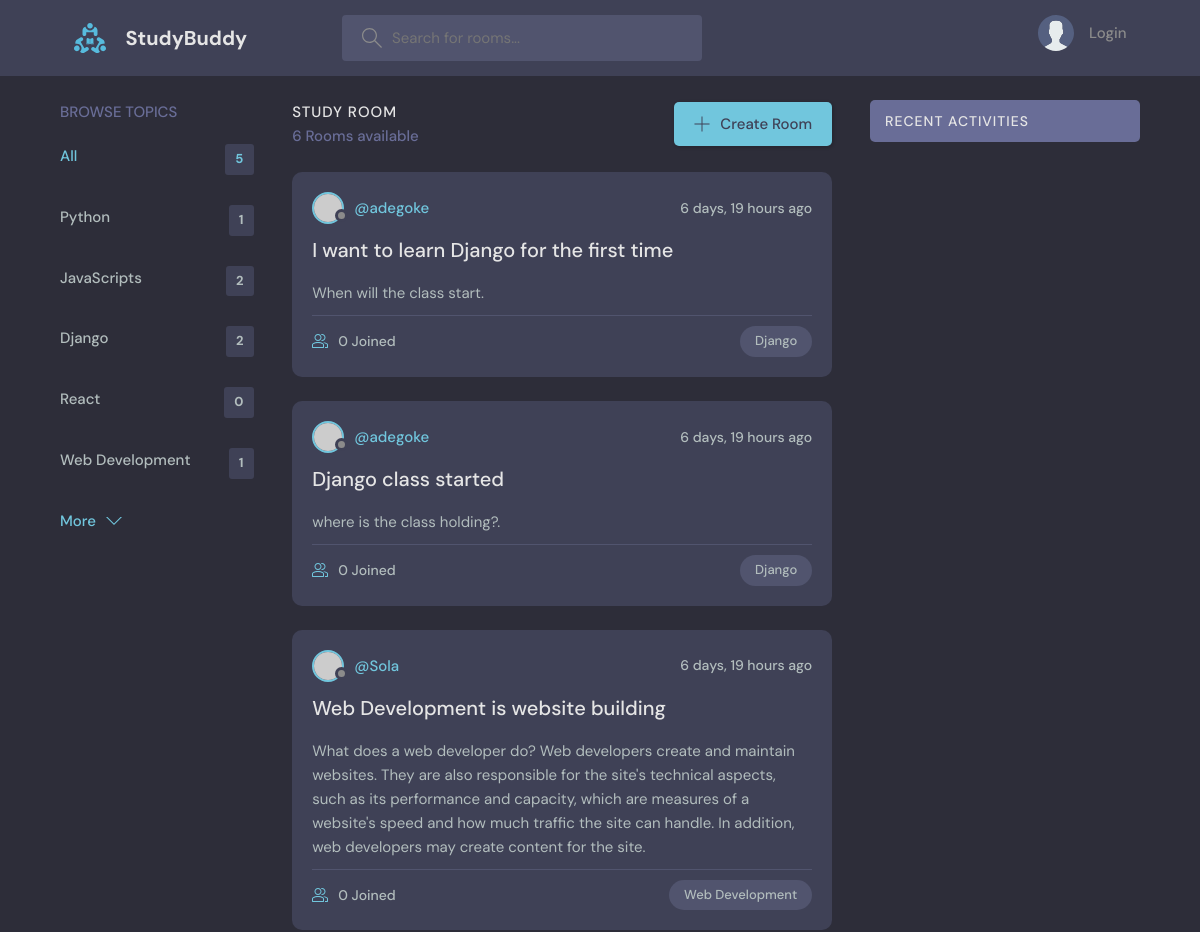
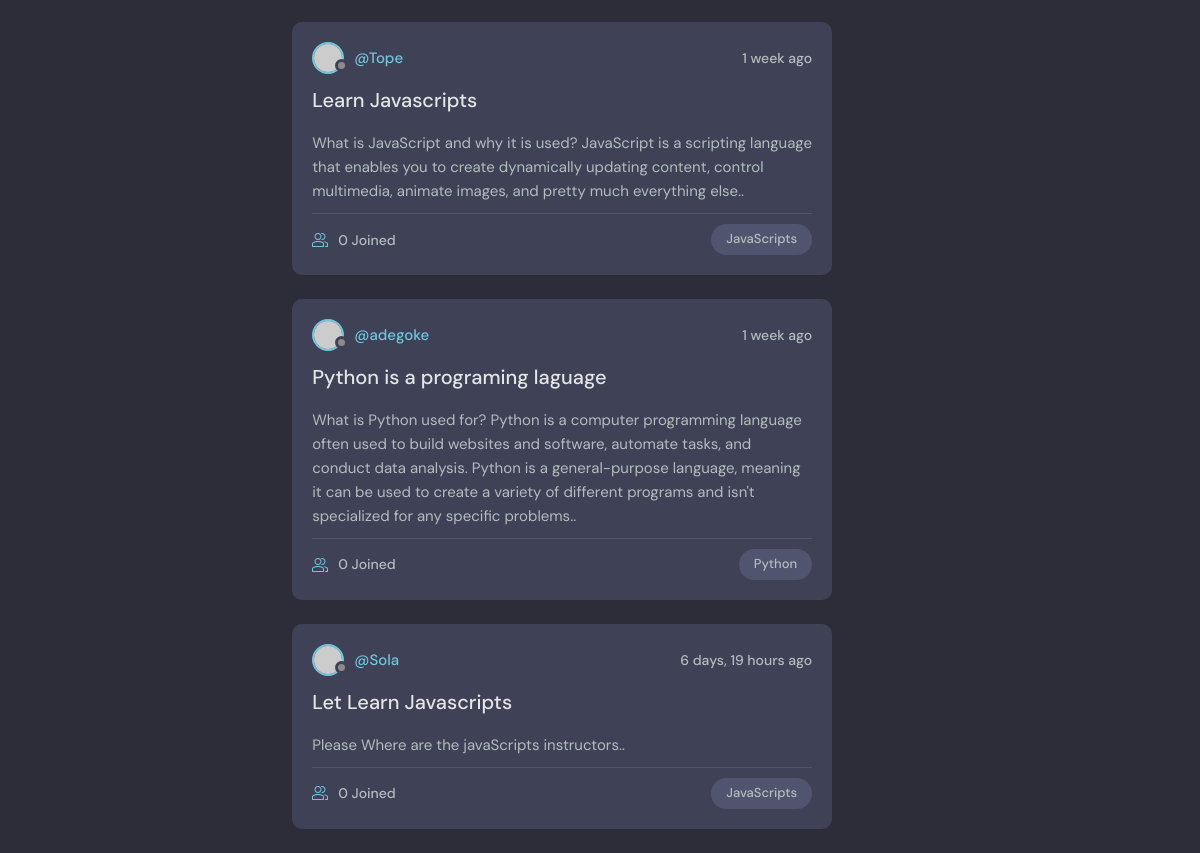
The app's page /, older data (2 pictures, top to bottom).
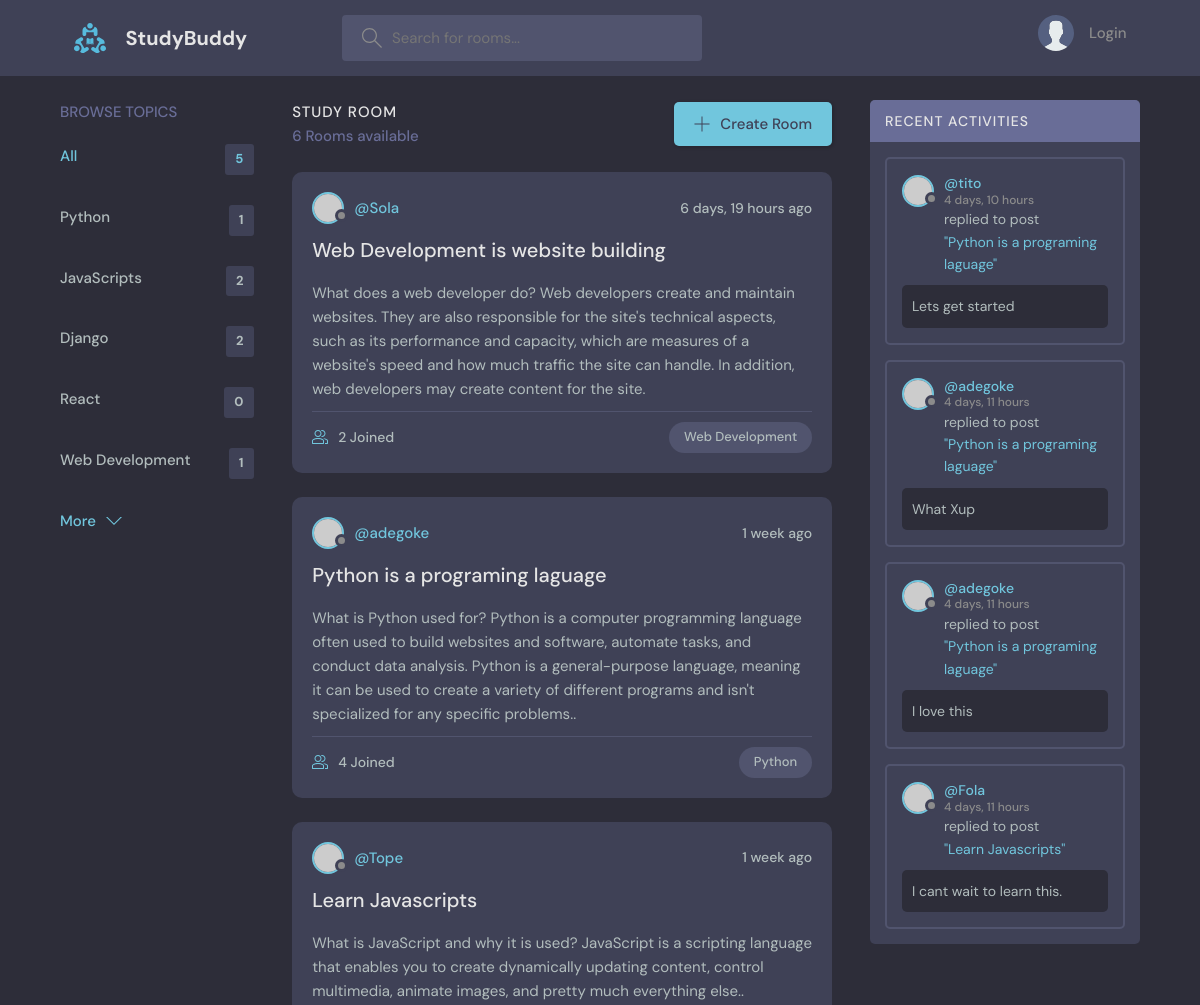
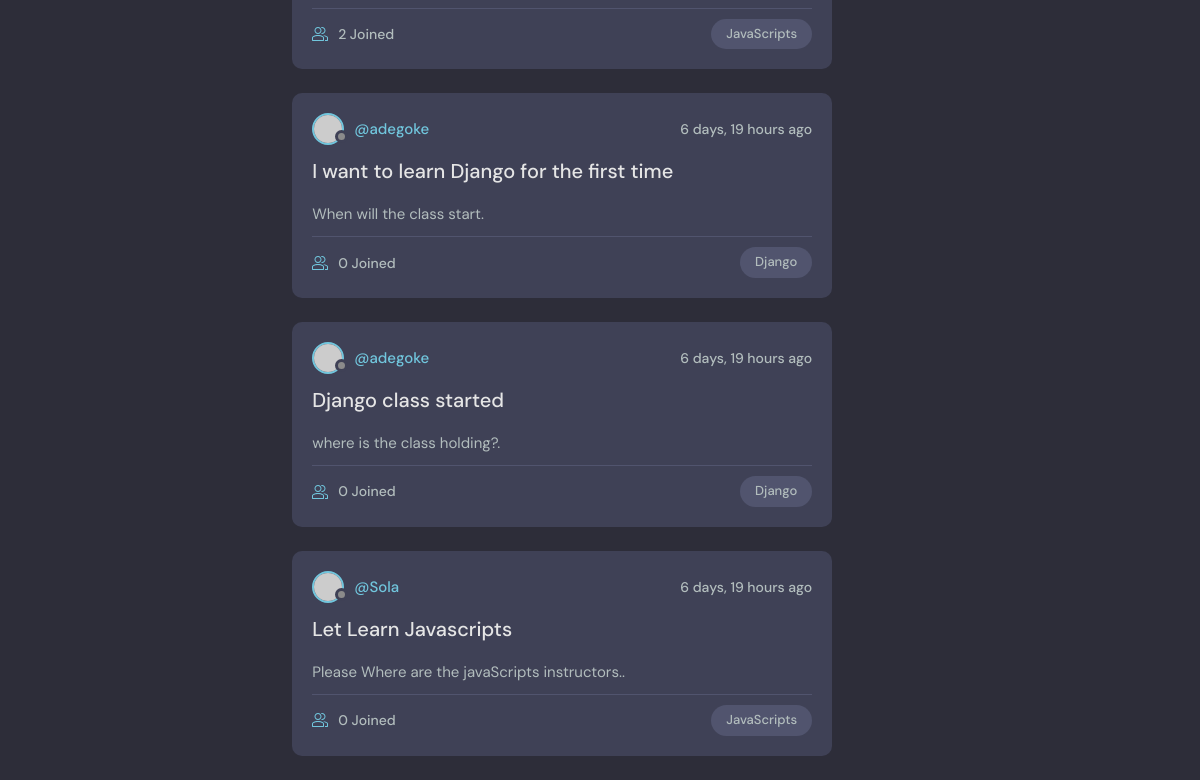
The same page, newer data (2 pictures, top to bottom).
### base/models.py (models this page shows, shortened)
class Topic(models.Model):
    name=models.CharField(max_length=200)

class Room(models.Model):
    host = models.ForeignKey(User, on_delete=models.SET_NULL, null=True)
    topic = models.ForeignKey(Topic, on_delete=models.SET_NULL, null=True)
    name=models.CharField(max_length=200)
    description=models.TextField(null=True, blank=True)
    participants=models.ManyToManyField(User, related_name='participants', blank=True)
    updated=models.DateTimeField(auto_now=True)
    created= models.DateTimeField(auto_now_add=True)
    class Meta:
        ordering = ['-updated', '-created']
    def __str__(self):
        return self.name

class Message(models.Model):
    user=models.ForeignKey(User, on_delete=models.CASCADE)
    room= models.ForeignKey(Room, on_delete=models.CASCADE)
    body= models.TextField()
    updated=models.DateTimeField(auto_now=True)
    created= models.DateTimeField(auto_now_add=True)
    class Meta:
        ordering = ['-updated', '-created']

### base/views.py (the view)
# urls.py: path('', views.home, name='home'),
def home(request):
    q=request.GET.get('q') if request.GET.get('q') !=None else ''
    rooms=Room.objects.filter(Q(topic__name__icontains=q)|
                              Q(name__icontains=q)|
                              Q(description__icontains=q)
                              )
    topics=Topic.objects.all()[0:5]
    room_messages=Message.objects.filter(room__topic__name__icontains=q)
    room_count=rooms.count()
    context={'rooms': rooms, 'topics': topics, 'room_count': room_count, 'room_messages': room_messages}
    return render(request, 'base/home.html', context)

### base/templates/base/home.html (shortened to what this page needs)
{% extends 'main.html' %}
{% block content %}
<main class="layout layout--3">
  <div class="container">
    {% include 'base/topics_component.html'%}
    <div class="roomList">
      <div class="roomList__header">
        <div>
          <h2>Study Room</h2>
          <p>{{rooms.count}} Rooms available</p>
        </div>
        <a class="btn btn--main" href="{% url 'create-room' %}">
          <svg version="1.1" xmlns="http://www.w3.org/2000/svg" width="32" height="32" viewBox="0 0 32 32">
            <title>add</title>
            <path
              d="M16.943 0.943h-1.885v14.115h-14.115v1.885h14.115v14.115h1.885v-14.115h14.115v-1.885h-14.115v-14.115z"
            ></path>
          </svg>
          Create Room
        </a>
      </div>
      {% include 'base/feed_component.html' %}
    </div>
{% include 'base/activity_component.html' %}
  </div>
</main>
{% endblock content %}

### base/templates/base/topics_component.html
<div class="topics">
        <div class="topics__header">
          <h2>Browse Topics</h2>
        </div>
        <ul class="topics__list">
          <li>
            <a href="{% url 'home' %}" class="active">All<span>{{topics.count}}</span></a>
          </li>
          {% for topic in topics %}
          <li>
            <a href="{% url 'home' %}?q={{topic.name}}">{{topic.name}}<span>{{topic.room_set.all.count}}</span></a>
          </li>
          {% endfor %}
        </ul>
        <a class="btn btn--link" href="{% url 'topic' %}">
          More
          <svg version="1.1" xmlns="http://www.w3.org/2000/svg" width="32" height="32" viewBox="0 0 32 32">
            <title>chevron-down</title>
            <path d="M16 21l-13-13h-3l16 16 16-16h-3l-13 13z"></path>
          </svg>
        </a>
      </div>

### base/templates/base/feed_component.html (shortened to what this page needs)
{% for room in rooms %}
<div class="roomListRoom">
  <div class="roomListRoom__header">
    <a href="{% url 'profile' room.host.id %}" class="roomListRoom__author">
      <div class="avatar avatar--small">
        <img src="https://randomuser.me/api/portraits/women/11.jpg" />
      </div>
      <span>@{{room.host}}</span>
    </a>
    <div class="roomListRoom__actions">
      <span>{{room.created|timesince}} ago</span>
    </div>
  </div>
  <div class="roomListRoom__content">
    <a href="{% url 'room' room.id %}">{{room.name}}</a>
    <p>
      {{room.description}}.
    </p>
  </div>
  <div class="roomListRoom__meta">
    <a href="{% url 'room' room.id %}" class="roomListRoom__joined">
      {{room.participants.count}} Joined
    </a>
    <p class="roomListRoom__topic">{{room.topic.name}}</p>
  </div>
</div>
{% endfor %}

### base/templates/base/activity_component.html (shortened to what this page needs)
<div class="activities">
    <div class="activities__header">
      <h2>Recent Activities</h2>
    </div>
    {% for message in room_messages %}
    <div class="activities__box">
      <div class="activities__boxHeader roomListRoom__header">
        <a href="{% url 'profile' message.user.id %}" class="roomListRoom__author">
          <div class="avatar avatar--small">
            <img src="https://randomuser.me/api/portraits/women/11.jpg" />
          </div>
          <p>
            @{{message.user}}
            <span>{{message.created|timesince}}</span>
          </p>
        </a>
      </div>
      <div class="activities__boxContent">
        <p>replied to post<a href="{% url 'room' message.room.id %}">"{{message.room}}"</a></p>
        <div class="activities__boxRoomContent">
          {{message.body}}
        </div>
      </div>
    </div>
    {% endfor %}
  </div>

Row changes from the older to the newer data that the page shows:
changed Room "Web Development is website building": participants.count "0" → "2"; moves up the list
changed Room "Python is a programing laguage": participants.count "0" → "4"; moves up the list
changed Room "Learn Javascripts": participants.count "0" → "2"; moves up the list
added Message: user "tito", created "4 days, 10 hours", room "Python is a programing laguage", body "Lets get started"
added Message: user "adegoke", created "4 days, 11 hours", room "Python is a programing laguage", body "What Xup"
added Message: user "adegoke", created "4 days, 11 hours", room "Python is a programing laguage", body "I love this"
added Message: user "Fola", created "4 days, 11 hours", room "Learn Javascripts", body "I cant wait to learn this."
